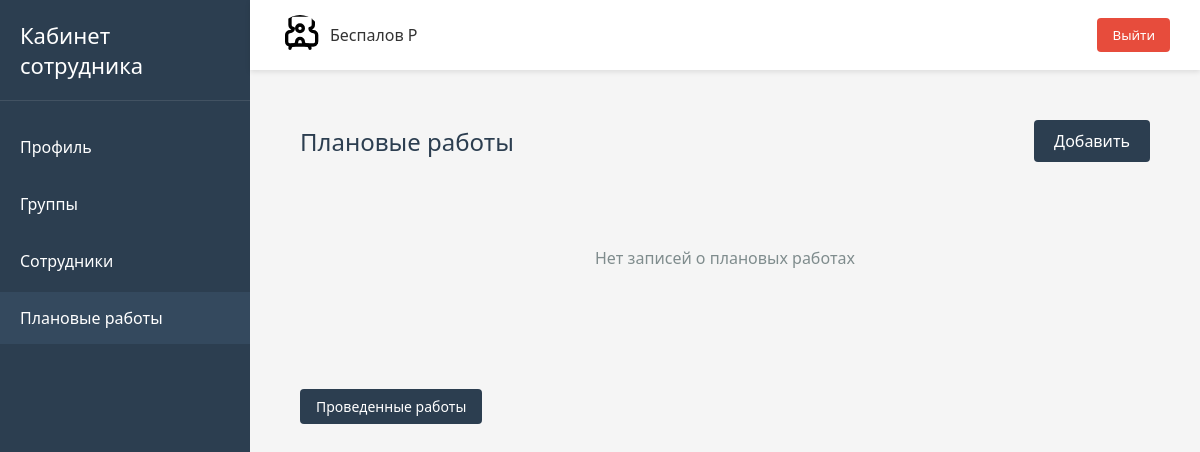
The app's page /downtime/ (signed in), older data.
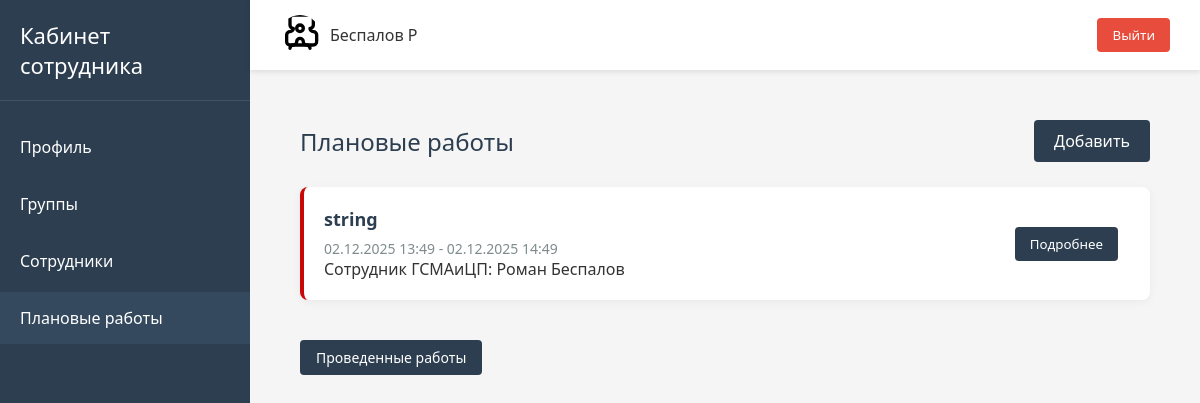
The same page, newer data.
### users/models.py (models this page shows, shortened)
class User(AbstractUser):
    email = models.EmailField("Email", unique=True)
    job_title = models.CharField("Должность", max_length=100)
    personnel_number = models.CharField(
        "Табельный номер",
        max_length=20,
        unique=True
    )
    group_job = models.ManyToManyField(
        "GroupJob",
        verbose_name="Группа сотрудника",
        related_name="users"
    )
    is_main = models.BooleanField("Босс этой качалки", default=False)
    USERNAME_FIELD = "username"
    REQUIRED_FIELDS = []
    objects = CustomUserManager()

### downtimes/models.py (models this page shows, shortened)
class Downtime(models.Model):
    service = models.CharField("Сервис", max_length=50)
    start_downtime = models.DateTimeField(
        "Дата и время начала работ",
        validators=(check_date,)
    )
    end_downtime = models.DateTimeField(
        "Дата и время окончания работ",
        validators=(check_date,)
    )
    gsma_employee = models.ForeignKey(
        User,
        on_delete=models.SET_NULL,
        null=True,
        related_name="downtimes",
        verbose_name="Сотрудник от ГСМАиЦП"
    )
    link_task = models.URLField("Ссылка на задачу", max_length=150)
    description = models.TextField("Описание")
    created_at = models.DateTimeField(
        "Дата создания записи",
        auto_now_add=True
    )
    class Meta:
        verbose_name = "Проведение работ на сервисе"
        verbose_name_plural = "Проведение работ на сервисе"
        ordering = ("start_downtime",)
        constraints = [
            models.UniqueConstraint(
                fields=[
                    "gsma_employee",
                    "service",
                    "start_downtime",
                    "end_downtime"
                ],
                name='unique_downtime'
            )
        ]

### downtimes/views.py (the view)
# urls.py: path("", views.downtimes, name="downtime"),
@login_required
def downtimes(request):
    downtimes = Downtime.objects.filter(start_downtime__gte=timezone.now())
    context = {"downtimes": downtimes}
    return render(request, "downtime/downtime.html", context)

### templates/downtime/downtime.html
{% extends "base.html" %}
{% load static %}
{% block content %}
<div class="downtimes-container">
    <div class="downtimes-header">
        <h1 class="downtimes-title">Плановые работы</h1>
        <a href="{% url 'downtimes:added_downtime' %}" class="add-btn">
            Добавить
        </a>
    </div>
    <div class="downtimes-list">
        {% for downtime in downtimes %}
        <div class="downtime-card">
            <div class="downtime-info">
                <div class="downtime-service">
                    {{ downtime.service }}
                </div>
                <div class="downtime-period">
                    {{ downtime.start_downtime|date:"d.m.Y H:i" }} - {{ downtime.end_downtime|date:"d.m.Y H:i" }}
                </div>
                {% if downtime.gsma_employee %}
                <div class="downtime-employee">
                    Сотрудник ГСМАиЦП: {{ downtime.gsma_employee.get_full_name|default:downtime.gsma_employee.username }}
                </div>
                {% endif %}
            </div>
            <div class="downtime-status">
                <a href="{% url 'downtimes:downtime_detail' downtime.id %}">
                    <button class="profile-btn">Подробнее</button>
                </a>
            </div>
        </div>
        {% empty %}
        <div class="empty-state">
            <div class="empty-text">Нет записей о плановых работах</div>
        </div>
        {% endfor %}
    </div>
    <div class="button-end-container">
        <a href="{% url 'downtimes:history_downtime' %}" class="history-btn">
            Проведенные работы
        </a>
    </div>
</div>
{% endblock %}

### templates/base.html (shortened to what this page needs)
{% load static %}
<!DOCTYPE html>
<html lang="ru">
<head>
    <link rel="stylesheet" href="{% static 'css/main.css' %}">
    <link rel="stylesheet" href="{% static 'css/sidebar.css' %}">
    <link rel="stylesheet" href="{% static 'css/header.css' %}">
    <link rel="stylesheet" href="{% static 'css/sections.css' %}">
    <link rel="stylesheet" href="{% static 'css/groups_detail.css' %}">
    <link rel="stylesheet" href="{% static 'css/profile.css' %}">
    <link rel="stylesheet" href="{% static 'css/downtime.css' %}">
</head>
<body>
    <aside class="sidebar">
        <div class="logo">
            <h2>Кабинет сотрудника</h2>
        </div>
        {% with request.resolver_match.view_name as view_name %}
        <ul class="nav-links">
            <li><a href="{% url 'users:profile' user.username %}" class="{% if view_name == 'users:profile' %} active {% endif %}">Профиль</a></li>
            <li><a href="{% url 'users:groups' %}" class="{% if view_name == 'users:groups'%} active  {% endif %}">Группы</a></li>
            <li><a href="{% url 'users:employees' %}" class="{% if view_name == 'users:employees' %} active {% endif %}">Сотрудники</a></li>
            <li><a href="{% url 'downtimes:downtime' %}" class="{% if view_name == 'downtimes:downtime' %} active {% endif %}">Плановые работы</a></li>
        </ul>
        {% endwith %}
    </aside>
    <main class="main-content">
        {% include "header.html" %}
        <section class="content" id="content">
            {% block content %}{% endblock %}
        </section>
    </main>
</body>
</html>

### templates/header.html (shortened to what this page needs)
<header class="header">
    <div class="user-info">
        <img alt="User">
        <span>{{ user.last_name }} {{ user.first_name|slice:":1" }}</span>
    </div>
    <form action="{% url 'users:logout' %}" method="post" class="logout-form">
        <button class="logout-btn">Выйти</button>
    </form>
</header>

### static/css/main.css (style rules this page uses)
* { margin: 0; padding: 0; box-sizing: border-box; font-family: 'Segoe UI', Tahoma, Geneva, Verdana, sans-serif; }
body { display: flex; min-height: 100vh; background-color: #f5f5f5; color: #333; }
.main-content { flex-grow: 1; display: flex; flex-direction: column; }
.content { padding: 30px; flex-grow: 1; }

### static/css/sidebar.css (style rules this page uses)
.sidebar { width: 250px; background-color: #2c3e50; color: white; padding: 20px 0; display: flex; flex-direction: column; }
.logo { padding: 0 20px 20px; border-bottom: 1px solid rgba(255, 255, 255, 0.1); margin-bottom: 20px; }
.logo h2 { font-weight: 500; font-size: 22px; }
.nav-links { list-style: none; flex-grow: 1; }
.nav-links li { margin-bottom: 5px; }
.nav-links a { display: block; color: white; text-decoration: none; padding: 15px 20px; transition: background-color 0.3s; }
.nav-links a:hover, .nav-links a.active { background-color: #34495e; }

### static/css/header.css (style rules this page uses)
.header { background-color: white; padding: 15px 30px; display: flex; justify-content: space-between; align-items: center; box-shadow: 0 2px 5px rgba(0, 0, 0, 0.1); }
.user-info { display: flex; align-items: center; }
.user-info img { width: 40px; height: 40px; border-radius: 50%; margin-right: 10px; object-fit: cover; }
.logout-btn { background-color: #e74c3c; color: white; border: none; padding: 8px 15px; border-radius: 4px; cursor: pointer; transition: background-color 0.3s; }

### static/css/groups_detail.css (style rules this page uses)
.profile-btn { background-color: #2c3e50; color: white; border: none; padding: 8px 15px; border-radius: 4px; cursor: pointer; transition: background-color 0.3s; }

### static/css/downtime.css (style rules this page uses)
.downtimes-container { max-width: 1200px; margin: 0 auto; padding: 20px; }
.downtimes-header { display: flex; justify-content: space-between; align-items: center; margin-bottom: 25px; flex-wrap: wrap; gap: 15px; }
.button-end-container { display: flex; justify-content: flex-start; margin-top: 25px; padding-top: 15px; }
.history-btn { padding: 8px 16px; border-radius: 4px; text-decoration: none; font-size: 14px; transition: all 0.3s ease; border: none; cursor: pointer; white-space: nowrap; background-color: #2c3e50; color: #ffffff; }
.downtimes-title { color: #2c3e50; font-weight: 500; margin: 0; }
.add-btn { background-color: #2c3e50; color: white; padding: 10px 20px; border-radius: 4px; text-decoration: none; font-weight: 500; transition: all 0.3s ease; display: inline-flex; align-items: center; gap: 8px; }
.downtimes-list { display: flex; flex-direction: column; gap: 15px; }
.downtime-card { background-color: white; border-radius: 8px; padding: 20px; box-shadow: 0 2px 10px rgba(0, 0, 0, 0.05); display: flex; justify-content: space-between; align-items: center; transition: transform 0.2s, box-shadow 0.2s; border-left: 4px solid #ca0707; }
.downtime-info { flex-grow: 1; }
.downtime-service { font-size: 18px; font-weight: 600; color: #2c3e50; margin-bottom: 8px; }
.downtime-period { color: #7f8c8d; font-size: 14px; }
.downtime-status { display: inline-block; padding: 4px 12px; border-radius: 12px; font-size: 12px; font-weight: 500; margin-left: 15px; }

Row changes from the older to the newer data that the page shows:
added Downtime: service "string", start_downtime "02.12.2025 13:49", end_downtime "02.12.2025 14:49", gsma_employee.get_full_name "Роман Беспалов"
Text that changed along with them:
text no longer shown: "Нет записей о плановых работах"
